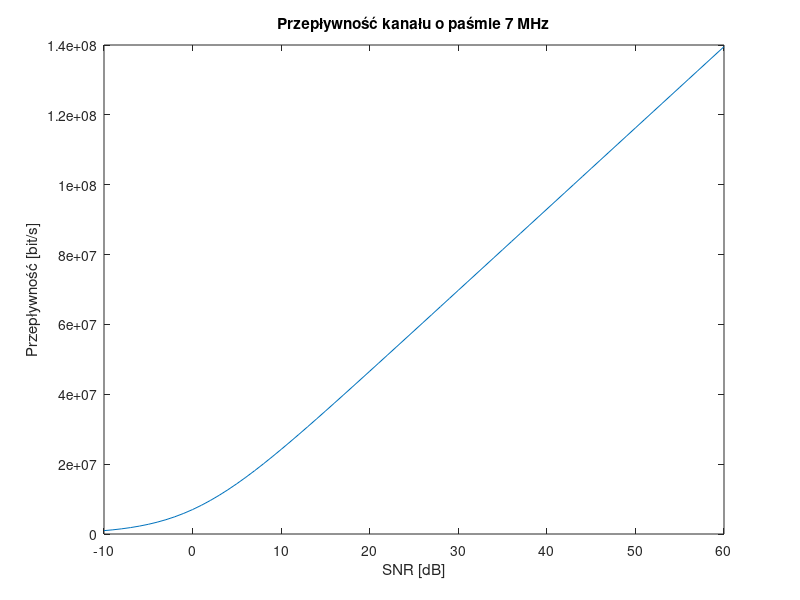

Reproduce this figure in MATLAB. (Note: this script raises an error after producing the figure.)
close all;
clear all;
% C - przep�ywno�� kana�u w bit/s

B = 7E6; %pasmo w Hz

snr = (-10):1:60;  %zakres zmienno�ci t�umienia
snr_lin = 10.^(snr./10);

C = B*log2(snr_lin+1);

%zyski kodowe w zale�no�ci od warto�ciowo�ci modulacji
zysk4 = log2(4);
zysk8 = log2(8);
zysk16 = log2(16);
zysk64 = log2(64);

plot(snr, C);
hold on;
% plot(snr, C/zysk4);
% plot(snr, C/zysk8);
% plot(snr, C/zysk16);
% plot(snr, C/zysk64);

title('Przepływność kanału o paśmie 7 MHz');
ylabel("Przepływność [bit/s]");
xlabel("SNR [dB]");
yline(1E8, '--r'); %100 Mb/s
%legend('Brak zysku modulacji', 'Modulacja 4-warto�ciowa', '8-wart.', '16-wart.', '64-wart.', '100Mb/s');
legend('Przepływność','100Mb/s');
